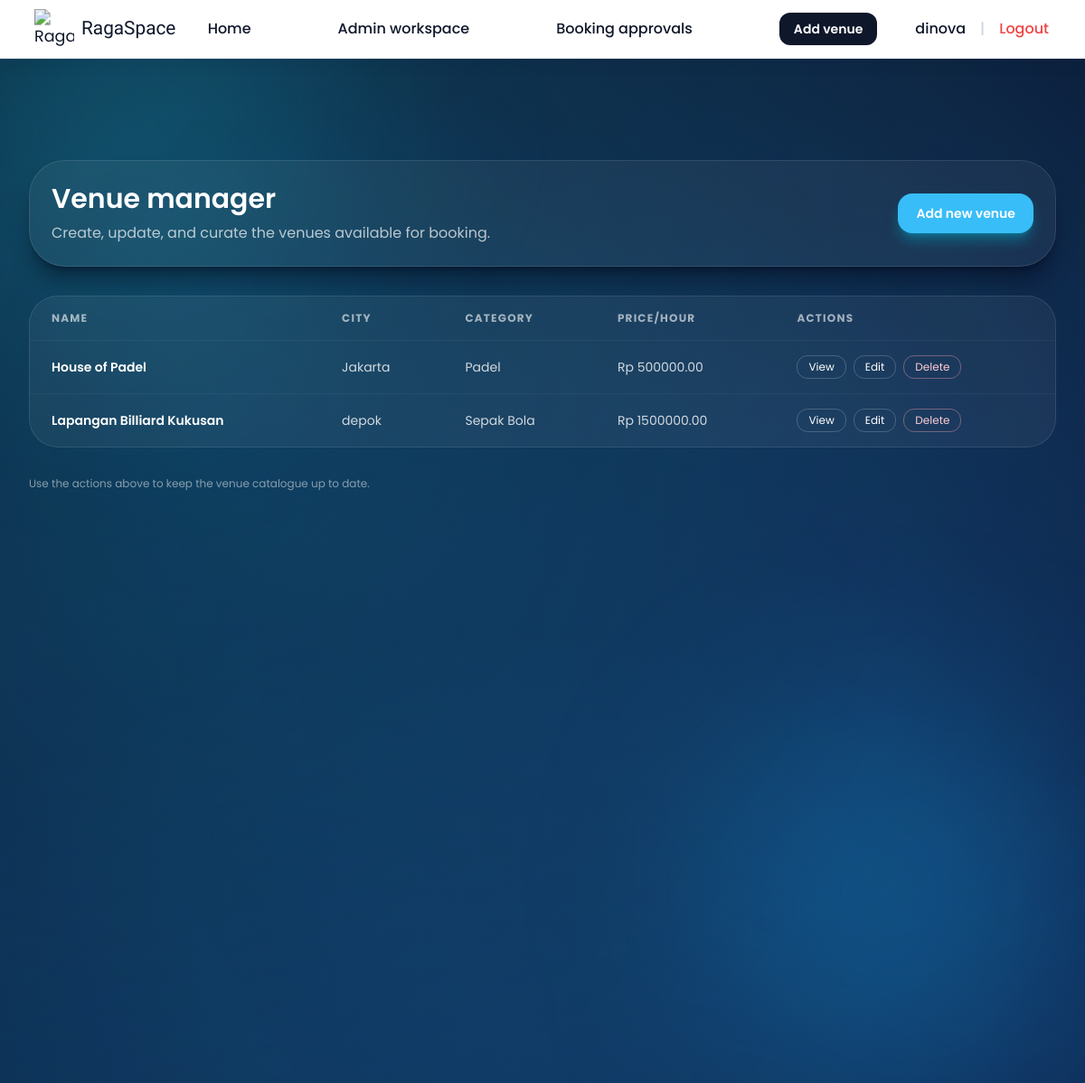
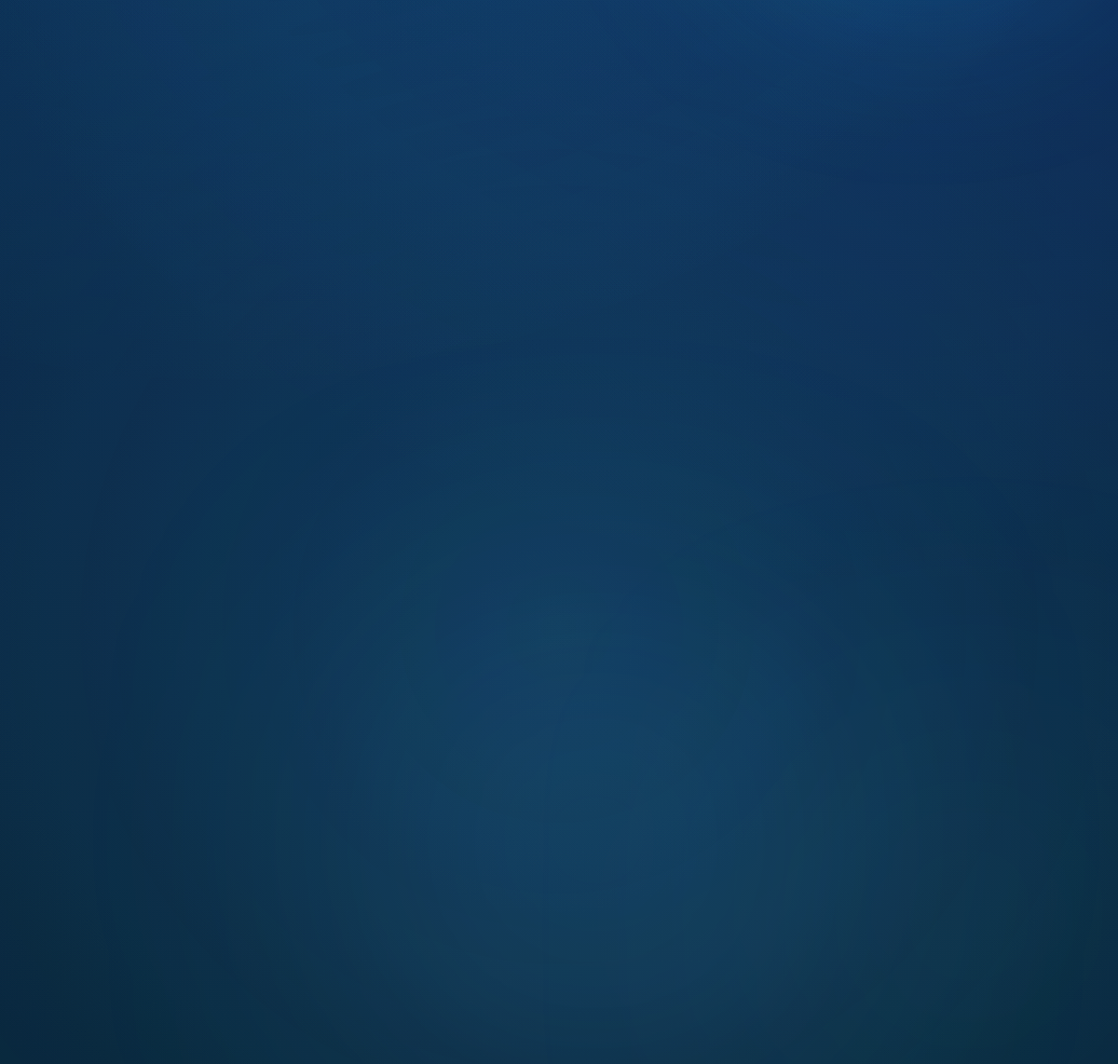
/workspace/venues/ (signed in), run on the app's committed database (2 pictures, top to bottom).
### manajemen_lapangan/models.py (models this page shows, shortened)
class TimestampedModel(models.Model):
    created_at = models.DateTimeField(auto_now_add=True)
    updated_at = models.DateTimeField(auto_now=True)
    class Meta:
        abstract = True

class Venue(TimestampedModel):
    category = models.ForeignKey(Category, on_delete=models.PROTECT, related_name="venues")
    name = models.CharField(max_length=150)
    slug = models.SlugField(max_length=170, unique=True)
    description = models.TextField()
    location = models.CharField(max_length=150)
    city = models.CharField(max_length=100)
    address = models.TextField(blank=True)
    price_per_hour = models.DecimalField(max_digits=10, decimal_places=2)
    capacity = models.PositiveIntegerField(default=1)
    facilities = models.TextField(help_text="Comma separated facilities list.")
    image_url = models.URLField(blank=True)
    available_start_time = models.TimeField(default=time(7, 0))
    available_end_time = models.TimeField(default=time(22, 0))
    class Meta:
        ordering = ["name"]

class Category(TimestampedModel):
    name = models.CharField(max_length=100, unique=True)
    slug = models.SlugField(max_length=120, unique=True)
    class Meta:
        ordering = ["name"]
    def __str__(self) -> str:  # pragma: no cover - trivial
        return self.name

### manajemen_lapangan/views.py (the view, shortened to what this page needs)
# urls.py: path("venues/", AdminVenueListView.as_view(), name="admin-venues"),
class AdminVenueListView(AdminRequiredMixin, LoginRequiredMixin, ListView):
    model = Venue
    template_name = "manajemen_lapangan/venue_list.html"
    context_object_name = "venues"
    paginate_by = 10
    ordering = ["name"]
    form_class = VenueForm
    def get_context_data(self, **kwargs: Any) -> dict[str, Any]:
        context = super().get_context_data(**kwargs)
        venue_form = kwargs.get("venue_form") or context.get("venue_form") or self.form_class()
        context.setdefault("venue_form", venue_form)
        instance = getattr(venue_form, "instance", None)
        context.setdefault(
            "addon_formset",
            kwargs.get("addon_formset") or build_addon_formset(instance=instance),
        )
        context["show_create_modal"] = kwargs.get("show_create_modal") or self.request.GET.get("show") == "create"
        return context

### add_on/formsets.py (called while the page is built)
def build_addon_formset(*, data: dict[str, Any] | None = None, instance: Venue | None = None) -> BaseInlineFormSet:
    formset_class = inlineformset_factory(
        Venue,
        AddOn,
        form=AddOnForm,
        extra=0,
        can_delete=True,
        formset=AddOnInlineFormSet,
    )
    return formset_class(data=data or None, instance=instance, prefix="addons")

    def add_fields(self, form, index):  # type: ignore[override]
        super().add_fields(form, index)
        delete_field = form.fields.get("DELETE")
        if delete_field:
            delete_field.widget.attrs.setdefault("class", "")
            delete_field.widget.attrs["class"] = " ".join(
                filter(None, [delete_field.widget.attrs.get("class"), "hidden"])
            )
            delete_field.widget.attrs.setdefault("data-addon-delete-input", "true")
            if isinstance(delete_field.widget, forms.CheckboxInput):
                delete_field.widget.check_test = lambda value: bool(value)

### authentication/context_processors.py (called while the page is built)
def csrf_token_context(request):
    token = request.COOKIES.get(settings.CSRF_COOKIE_NAME)
    if not token:
        token = request.META.get("CSRF_COOKIE") or get_token(request)
    return {
        "csrf_cookie_value": token,
    }

### authentication/mixins.py (called while the page is built)
    def test_func(self):
        return bool(self.request.user and self.request.user.is_staff)

### katalog/context_processors.py (called while the page is built)
def global_filters(request):
    return {
        "global_filter_form": SearchFilterForm(request.GET or None),
    }

### manajemen_lapangan/templates/manajemen_lapangan/venue_list.html (shortened to what this page needs)
{% extends 'base.html' %}
{% load static %}
{% block content %}
<section
  class="space-y-8"
  data-admin-venue-app
  data-venues-api-url="{% url 'admin-venues-api' %}"
  data-venue-detail-url-template="{% url 'admin-venue-detail-api' 0 %}"
  data-venue-modal-id="admin-venue-modal"
>
  <div class="flex flex-col gap-4 rounded-[2.5rem] border border-white/10 bg-white/5 p-6 shadow-xl shadow-slate-950/40 backdrop-blur-2xl md:flex-row md:items-center md:justify-between">
    <div>
      <h1 class="text-3xl font-semibold text-white">Venue manager</h1>
      <p class="mt-2 text-white/70">Create, update, and curate the venues available for booking.</p>
    </div>
    <div class="flex flex-col items-center gap-2 md:items-end">
      <a
        href="{% url 'admin-venue-create' %}"
        data-venue-create
        data-modal-target="admin-venue-modal"
        class="inline-flex items-center justify-center rounded-2xl bg-primary px-5 py-3 text-sm font-semibold text-white shadow-lg shadow-cyan-500/40 transition hover:bg-primary/80"
      >
        Add new venue
      </a>
    </div>
  </div>
  <div class="overflow-hidden rounded-[2rem] border border-white/10 bg-white/5 backdrop-blur-xl">
    <table class="min-w-full divide-y divide-white/5">
      <thead>
        <tr class="text-left text-xs uppercase tracking-widest text-white/60">
          <th class="px-6 py-4">Name</th>
          <th class="px-6 py-4">City</th>
          <th class="px-6 py-4">Category</th>
          <th class="px-6 py-4">Price/hour</th>
          <th class="px-6 py-4">Actions</th>
        </tr>
      </thead>
      <tbody class="divide-y divide-white/5 text-sm text-white/80" data-venue-table-body>
        {% for venue in venues %}
        <tr class="hover:bg-white/5" data-venue-row data-venue-id="{{ venue.pk }}">
          <td class="px-6 py-4 font-semibold text-white">{{ venue.name }}</td>
          <td class="px-6 py-4">{{ venue.city }}</td>
          <td class="px-6 py-4">{{ venue.category.name }}</td>
          <td class="px-6 py-4">Rp {{ venue.price_per_hour }}</td>
          <td class="px-6 py-4">
            <div class="flex flex-wrap gap-2">
              <a href="{% url 'venue-detail' slug=venue.slug %}" class="rounded-xl border border-white/20 px-3 py-1 text-xs text-white transition hover:bg-white/10">View</a>
              <a
                href="{% url 'admin-venue-edit' venue.pk %}"
                data-admin-venue-edit
                data-modal-target="admin-venue-modal"
                data-venue-id="{{ venue.pk }}"
                class="rounded-xl border border-white/20 px-3 py-1 text-xs text-white transition hover:bg-white/10"
                >Edit</a
              >
              <form
                method="post"
                action="{% url 'admin-venue-delete' venue.pk %}"
                class="inline"
                data-admin-venue-delete
                data-venue-id="{{ venue.pk }}"
                onsubmit="return confirm('Are you sure you want to delete this venue?');"
              >
                <button
                  type="submit"
                  class="rounded-xl border border-rose-300/40 px-3 py-1 text-xs text-rose-200 transition hover:bg-rose-400/20"
                >
                  Delete
                </button>
              </form>
            </div>
          </td>
        </tr>
        {% empty %}
        <tr>
          <td colspan="5" class="px-6 py-6 text-center text-white/70">No venues available yet.</td>
        </tr>
        {% endfor %}
      </tbody>
    </table>
  </div>
  <p class="text-xs text-white/50">Use the actions above to keep the venue catalogue up to date.</p>
</section>
{% endblock %}

### templates/base.html (shortened to what this page needs)
{% load static %}
<!DOCTYPE html>
<html lang="en">
  <head>
    <script src="https://cdn.tailwindcss.com?plugins=forms,typography,aspect-ratio"></script>
    <link rel="stylesheet" href="{% static 'css/forms.css' %}" />
    <link rel="stylesheet" href="{% static 'css/ragaspace.css' %}" />
  </head>
  <body style="position:relative;padding-bottom:20rem" class="min-h-screen bg-gradient-to-br from-slate-950 via-slate-900 to-slate-950 font-sans text-slate-100 {% block body_class %}{% endblock %}">
    <div class="fixed inset-0 -z-10 overflow-hidden">
  <div class="absolute inset-0 bg-gradient-to-b from-[#0a192f] via-[#0b2348] to-[#082032]"></div>
  <div class="absolute -top-20 -left-20 h-[28rem] w-[28rem] rounded-full bg-cyan-400/20 blur-[120px]"></div>
  <div class="absolute top-1/3 right-0 h-[26rem] w-[26rem] rounded-full bg-sky-500/25 blur-[100px]"></div>
  <div class="absolute bottom-0 left-1/3 h-[30rem] w-[30rem] rounded-full bg-blue-400/15 blur-[140px]"></div>
  <div class="absolute bottom-0 right-0 h-[20rem] w-[20rem] rounded-full bg-cyan-300/10 blur-[160px]"></div>
</div>
    {% block navbar %}
    <header class="sticky top-0 z-40 w-full border-b border-slate-200 bg-white text-slate-900 shadow-lg shadow-slate-900/5" data-animate>
      <nav class="flex w-full items-center px-4 py-3 sm:px-6 lg:px-10">
        <div class="flex flex-1 items-center justify-start">
          <a href="{% url 'home' %}" class="flex items-center justify-center">
            <img src="https://blogger.googleusercontent.com/img/b/R29vZ2xl/AVvXsEgeV4Qyp82p5rnziDdyVVrgMupxo1jWOGGMHdAMAWP3xjP0kZMc9F9fbiyGDTKRgzSgxv1dLhzvF2ZmlQf7b1QNzsAzof7KiV6_ycJ8uDQXwB0z3jiaC7B8h8e5gAPTWxC2arx9kyr6WIIqv0PfKgT6nULG0HTaXymh4tnva8oJvrJ-hHvnx1pp3teX7Vw/s320/ragaspace_logo_black.PNG" style="transform:scale(1.1)" alt="RagaSpace logo" class="h-10 w-10 object-contain" />
              <p style="margin-left:10px;font-family: 'Lilita One', sans-serif;font-size:1.3rem">RagaSpace</p>
          </a>
        </div>
        <div id="primary-navigation" class="hidden flex-1 items-center justify-center gap-24 text-base font-medium md:flex">
          <a href="{% url 'home' %}" class="font-medium text-slate-900 transition hover:text-[#1B89AE]">Home</a>
          {% if request.user.is_staff %}
          <a href="{% url 'admin-dashboard' %}" class="font-medium text-slate-900 transition hover:text-[#1B89AE]" style="text-wrap:nowrap">Admin workspace</a>
          <a href="{% url 'admin-bookings' %}" style="text-wrap:nowrap" class="font-medium text-slate-900 transition hover:text-[#1B89AE]">Booking approvals</a>
          <a
            href="{% url 'admin-venues' %}?show=create"
            data-modal-target="venue-create-modal"
            style="text-wrap:nowrap"
            class="rounded-xl bg-slate-900 px-4 py-2 text-sm font-semibold text-white transition hover:bg-slate-800"
            >Add venue</a
          >
          {% endif %}
        </div>
        <div class="hidden flex-1 items-center justify-end gap-4 text-base font-medium md:flex">
          {% if user.is_authenticated %}
          <span class="text-base font-medium text-slate-900">{{ request.user.username }}</span>
          <span aria-hidden="true" class="text-slate-300">|</span>
          <a href="{% url 'authentication:logout' %}" class="font-medium text-red-500 transition hover:text-red-600">Logout</a>
          {% else %}
          <a href="{% url 'authentication:login' %}" class="font-medium text-slate-900 transition hover:text-[#1B89AE]">Login</a>
          <a href="{% url 'authentication:register' %}" class="rounded-xl bg-[#1B89AE] px-4 py-2 text-sm font-semibold text-white transition hover:bg-[#15647F]">Register</a>
          {% endif %}
        </div>
      </nav>
    </header>
    {% endblock %}
    <div class="{% block page_shell_class %}relative mx-auto flex min-h-screen w-full max-w-7xl flex-col px-4 pb-6 pt-20 sm:px-8 lg:pt-28{% endblock %}" data-page-shell>
      <main class="{% block main_class %}flex-1{% endblock %}">
        {% block content %}{% endblock %}
      </main>
    </div>
  </body>
</html>

### static/css/forms.css (style rules this page uses)
body { color-scheme: dark; font-family: "Poppins", "Inter", "Segoe UI", system-ui, -apple-system, sans-serif; }
:root { --custom-select-bg: rgba(255, 255, 255, 0.1); --custom-select-bg-hover: rgba(255, 255, 255, 0.14); --custom-select-bg-focus: rgba(255, 255, 255, 0.18); --custom-select-border: rgba(148, 163, 184, 0.35); --custom-select-border-hover: rgba(226, 232, 240, 0.75); --custom-select-highlight: rgba(37, 99, 235, 0.92); --custom-select-highlight-text: #f8fafc; --custom-select-text: #f8fafc; --custom-select-shadow: inset 0 1px 0 rgba(255, 255, 255, 0.04), 0 18px 45px rgba(15, 23, 42, 0.45); --custom-select-shadow-focus: 0 0 0 4px rgba(148, 163, 184, 0.25), 0 24px 60px rgba(15, 23, 42, 0.6); --custom-select-surface: linear-gradient(140deg, rgba(255, 255, 255, 0.16), rgba(255, 255, 255, 0.08)); --custom-select-surface-focus: linear-gradient(140deg, rgba(255, 255, 255, 0.22), rgba(255, 255, 255, 0.1)); }

### static/css/ragaspace.css (style rules this page uses)
:root { --raga-primary: #38bdf8; --raga-secondary: #0f172a; --raga-accent: #22d3ee; --raga-highlight: rgba(34, 211, 238, 0.35); }
body { background-attachment: fixed; position: relative; }
[data-page-shell] { opacity: 0; transform: translate3d(0, 36px, 0) scale(0.985); filter: blur(18px); transition: opacity 0.8s cubic-bezier(0.22, 1, 0.36, 1), transform 0.8s cubic-bezier(0.22, 1, 0.36, 1), filter 0.8s cubic-bezier(0.22, 1, 0.36, 1); will-change: opacity, transform, filter; }
[data-page-shell].is-ready { opacity: 1; transform: translate3d(0, 0, 0) scale(1); filter: blur(0); }
[data-page-shell] { --page-transition-duration: 0.6s; }
body::before, body::after { content: ""; position: fixed; inset: 0; z-index: -1; background: radial-gradient(circle at 20% 20%, rgba(34, 211, 238, 0.12), transparent 55%), radial-gradient(circle at 80% 30%, rgba(59, 130, 246, 0.1), transparent 60%), radial-gradient(circle at 50% 80%, rgba(56, 189, 248, 0.12), transparent 60%); filter: blur(0px); opacity: 0.75; pointer-events: none; }
[data-animate] { opacity: 0; transform: translate3d(0, 32px, 0) scale(0.98); transition: opacity 0.6s cubic-bezier(0.22, 1, 0.36, 1), transform 0.6s cubic-bezier(0.22, 1, 0.36, 1), filter 0.6s cubic-bezier(0.22, 1, 0.36, 1); filter: blur(8px); }
[data-animate].is-visible { opacity: 1; transform: translate3d(0, 0, 0) scale(1); filter: blur(0px); }

### data on the page
Venue: name "House of Padel", city "Jakarta", category.name "Padel", price_per_hour "500000.00"
Venue: name "Lapangan Billiard Kukusan", city "depok", category.name "Sepak Bola", price_per_hour "1500000.00"

### other printed values
{{ request.user.username }} "dinova"
